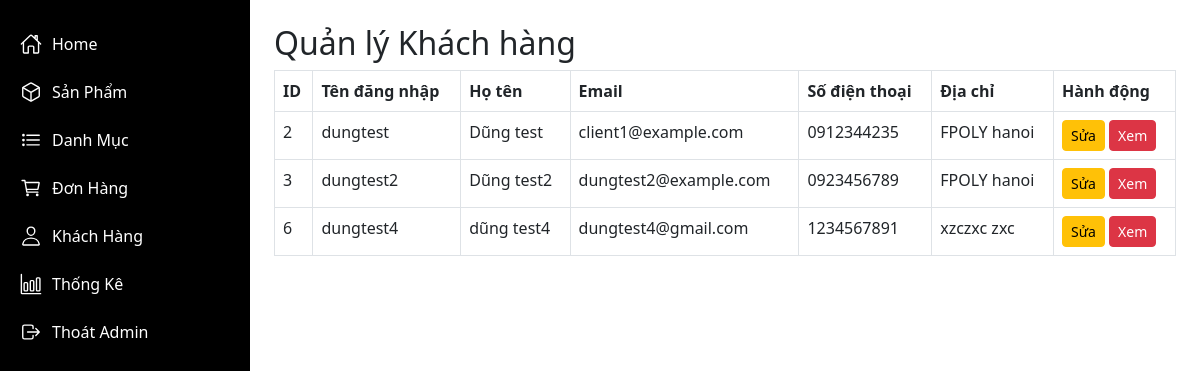
/index.php?action=users (signed in), run on an earlier commit of the app's database.
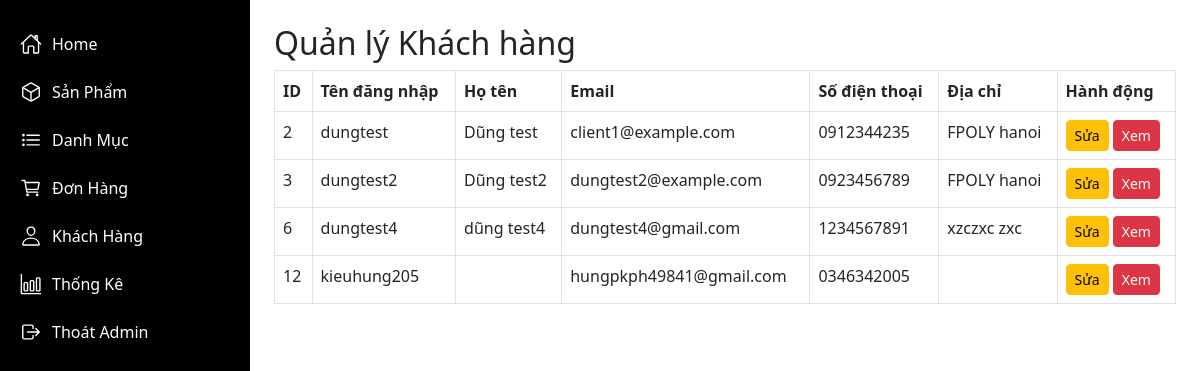
And on a later commit of the database.
### tables this page shows
CREATE TABLE `users` (
  `user_id` int NOT NULL,
  `username` varchar(50) NOT NULL,
  `password` varchar(255) NOT NULL,
  `email` varchar(100) NOT NULL,
  `role` int NOT NULL DEFAULT '0',
  `full_name` varchar(100) DEFAULT NULL,
  `phone` varchar(15) DEFAULT NULL,
  `address` text,
  `created_at` timestamp NULL DEFAULT CURRENT_TIMESTAMP,
  `birth_date` datetime DEFAULT NULL,
  `gender` varchar(10) DEFAULT NULL,
  `avatar` varchar(225) DEFAULT NULL
);

### app/core/Database.php (called while the page is built, shortened)
<?php
class Database {
    private $conn;
    public function __construct() {
        $this->host = getenv('DB_HOST') ?: 'localhost';
        $this->db_name = getenv('DB_NAME') ?: 'duan1';
        $this->username = getenv('DB_USER') ?: 'root';
        $this->password = getenv('DB_PASS') ?: '';
        try {
            $this->conn = new \PDO(
                "mysql:host=$this->host;dbname=$this->db_name;charset=utf8",
                $this->username,
                $this->password
            );
            $this->conn->setAttribute(\PDO::ATTR_ERRMODE, \PDO::ERRMODE_EXCEPTION);
        } catch (\PDOException $e) {
            die("Kết nối thất bại: " . $e->getMessage());
        }
    }
    public function getConnection() {
        return $this->conn;
    }
}

### app/models/UserModel.php (called while the page is built, shortened)
<?php
class UserModel {
    private $conn;
    public function __construct() {
        $database = new Database();
        $this->conn = $database->getConnection();
    }
    public function getAllUsers() {
        $query = "SELECT * FROM users WHERE role = 0";
        $stmt = $this->conn->prepare($query);
        $stmt->execute();
        return $stmt->fetchAll(\PDO::FETCH_ASSOC);
    }
}

### app/controllers/AdminUserController.php (called while the page is built, shortened)
<?php
class AdminUserController {
    private $userModel;
    public function __construct() {
        $this->userModel = new UserModel();
    }
    public function index() {
        $users = $this->userModel->getAllUsers();
        return $users;
    }
}

### app/views/admin/users/index.php (the view, shortened to what this page needs)
<!DOCTYPE html>
<html lang="vi">
<head>
    <link href="https://cdn.jsdelivr.net/npm/bootstrap@5.3.0/dist/css/bootstrap.min.css" rel="stylesheet">
</head>
<body class="d-flex">
    <div class="sidebar d-flex flex-column">
        <a href="/index.php?action=dashboard"><ion-icon name="home-outline"></ion-icon> Home</a>
        <a href="/index.php?action=products"><ion-icon name="cube-outline"></ion-icon> Sản Phẩm</a>
        <a href="/index.php?action=categories"><ion-icon name="list-outline"></ion-icon> Danh Mục</a>
        <a href="/index.php?action=orders"><ion-icon name="cart-outline"></ion-icon> Đơn Hàng</a>
        <a href="/index.php?action=users"><ion-icon name="person-outline"></ion-icon> Khách Hàng</a>
        <a href="/index.php?action=reports"><ion-icon name="bar-chart-outline"></ion-icon> Thống Kê</a>
        <a href="/logout"><ion-icon name="log-out-outline"></ion-icon> Thoát Admin</a>
    </div>
    <div class="flex-grow-1 p-4">
        <h2>Quản lý Khách hàng</h2>
        <table class="table table-bordered">
            <thead>
                <tr>
                    <th>ID</th>
                    <th>Tên đăng nhập</th>
                    <th>Họ tên</th>
                    <th>Email</th>
                    <th>Số điện thoại</th>
                    <th>Địa chỉ</th>
                    <th>Hành động</th>
                </tr>
            </thead>
            <tbody>
                <?php foreach ($users as $user): ?>
                    <tr>
                        <td><?php echo $user['user_id']; ?></td>
                        <td><?php echo htmlspecialchars($user['username']); ?></td>
                        <td><?php echo htmlspecialchars($user['full_name']); ?></td>
                        <td><?php echo htmlspecialchars($user['email']); ?></td>
                        <td><?php echo htmlspecialchars($user['phone']); ?></td>
                        <td><?php echo htmlspecialchars($user['address']); ?></td>
                        <td>
                            <a href="/index.php?action=edit_user&id=<?php echo $user['user_id']; ?>" class="btn btn-sm btn-warning">Sửa</a>
                            <a href="/index.php?action=view_user&id=<?php echo $user['user_id']; ?>" class="btn btn-sm btn-danger" >Xem</a>
                        </td>
                    </tr>
                <?php endforeach; ?>
            </tbody>
        </table>
    </div>
</body>
</html>

What changed in the data, as far as the page shows it:
added users: user_id "12", username "kieuhung205", email "hungpkph49841@gmail.com", phone "0346342005"
